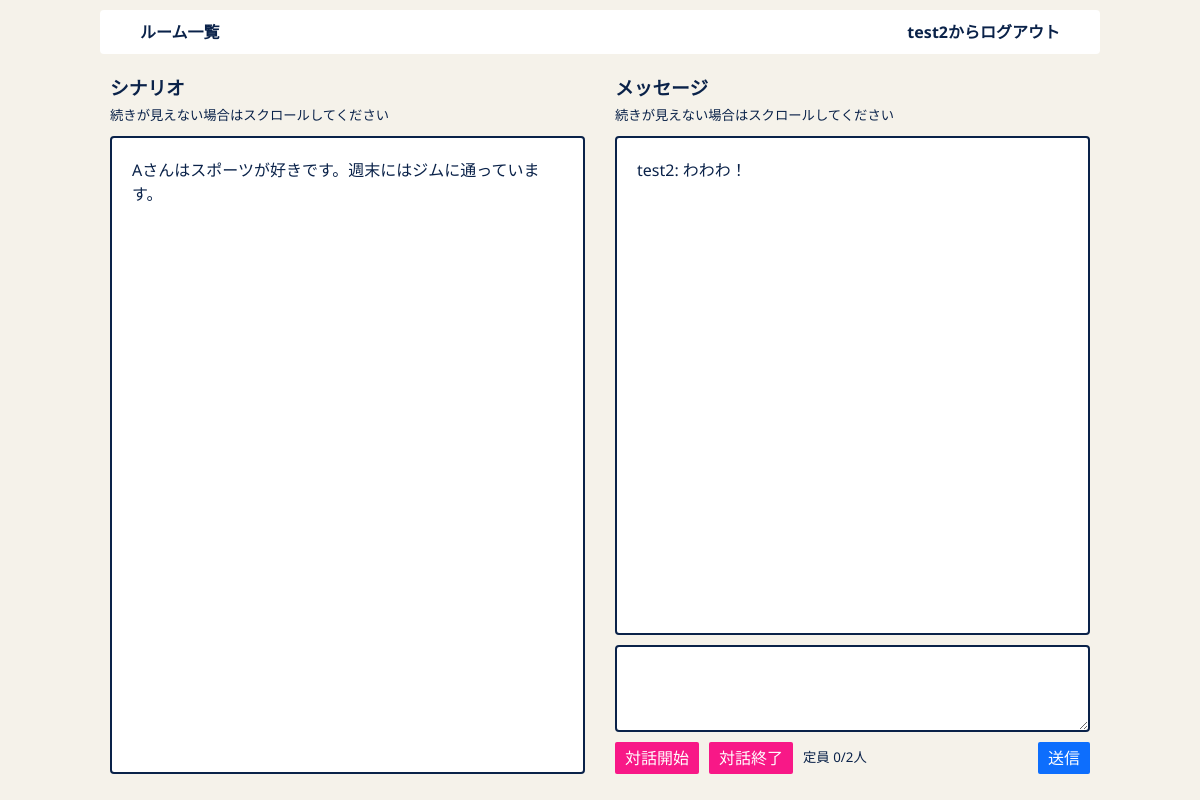
/rooms/d00f358e600040768afb3ec40aff0290 (signed in), run on the app's committed database.
### flaskr/models/user.py (models this page shows, shortened)
class User(db.Model):
    __tablename__ = "users"
    id        = db.Column("id",       db.Integer,     primary_key=True)
    name      = db.Column("name",     db.String(100), nullable=False, unique=True)
    role      = db.Column("role",     db.Enum(Role),  nullable=False,              default=Role.NORMAL)
    _password = db.Column("password", db.String(100), nullable=False)
    messages  = db.relationship("Message", backref="user", lazy=True)
    def _get_password(self):
        return self._password
    def _set_password(self, password):
        password = self.validate_password("password", password)
        if password:
            password = password.strip()
        self._password = generate_password_hash(password)
    password_descriptor = property(_get_password, _set_password)
    password = synonym("_password", descriptor=password_descriptor)
    def __repr__(self):
        return "<User id={self.id} name={self.name!r}>".format(self=self)
    def is_admin(self):
        return self.role == Role.ADMIN

### flaskr/models/scenario.py (models this page shows, shortened)
class Scenario(db.Model):
    __tablename__ = "scenarios"
    id    = db.Column("id",    db.Integer,      primary_key=True)
    title = db.Column("title", db.String(100),  nullable=False,   unique=True)
    text  = db.Column("text",  db.String(5000), nullable=False)

### flaskr/models/message.py (models this page shows, shortened)
class Message(db.Model):
    __tablename__ = "messages"
    id      = db.Column("id",       db.Integer,     primary_key=True)
    text    = db.Column("status",   db.String(100), nullable=False)
    room_id = db.Column("room_id",  db.Integer, db.ForeignKey("rooms.id"), nullable=False)
    user_id = db.Column("user_id",  db.Integer, db.ForeignKey("users.id"), nullable=False)

### flaskr/views/rooms.py (the view)
@bp.route("/<string:hash_id>", methods=["GET"])
@login_required
def show(hash_id):
    user = g.user
    room = fetch_room_from_hash_id(hash_id)
    if room is None:
        abort(404)
    try:
        if user.is_admin():
            scenarios = room.scenarios
        else:
            if room.status == Status.USED:
                abort(404)
            room.include(user)
            scenarios = [room.fetch_scenario_of(user)]
        current_app.logger.info(f"[/rooms/{hash_id}] {user}")
        return render_template("rooms/show.html", room=room, scenarios=scenarios)
    except Exception as error:
        flash(error.args[0])
    return redirect(url_for("rooms.index"))

### flaskr/models/room.py (called while the page is built, shortened)
    def include(self, user):
        if user in self.users:
            return self

    def fetch_scenario_of(self, user):
        if user not in self.users:
            raise Exception("不正な操作です。")
        index = self.users.index(user)
        return self.scenarios[index]

### flaskr/views/__init__.py (called while the page is built)
def login_required(f):
    @wraps(f)
    def decorated_view(*args, **kwargs):
        if g.user is None:
            return redirect(url_for("auth.login", next=request.path))
        return f(*args, **kwargs)
    return decorated_view

def load_user():
    user_id = session.get("user_id")
    if user_id is None:
        g.user = None
    else:
        g.user = User.query.get(user_id)

### flaskr/views/rooms.py (called while the page is built)
def fetch_room_from_hash_id(hash_id):
    room_list = Room.query.filter_by(hash_id=hash_id).all()
    if len(room_list) == 0:
        return None
    return room_list[0]

### flaskr/templates/rooms/show.html (shortened to what this page needs)
{% extends "layout.html" %}
{% block body %}
  <div class="css-flex">
    <div class="scenario_area">
      <div>
        <h3>シナリオ</h3>
        <small>続きが見えない場合はスクロールしてください</small>
      </div>
      <div class="frame">
        {% for scenario in scenarios %}
          <pre>{{ scenario.text }}</pre>
        {% endfor %}
      </div>
    </div>
    <div class="message_area">
      <div>
        <h3>メッセージ</h3>
        <small>続きが見えない場合はスクロールしてください</small>
      </div>
      <div class="frame" id="scrollArea">
        <ol id="messageList" class="css-reset-list">
          {% for message in room.messages %}
          <li>
            <div class="message">
              {{ message.user.name }}: {{ message.text }}
            </div>
          </li>
          {% endfor %}
        </ol>
      </div>
      <div class="message_input_area">
        <form action="" method="" id="form" class="css-flex css-column">
          <textarea type="text" id="text" name="text" class="frame" /></textarea>
          <div class="css-flex css-spacebetween">
            <div class="css-flex css-center">
              <input type="submit" value="対話開始" onclick="startMessage()" class="button danger">
              <input type="submit" value="対話終了" onclick="endMessage()" class="button danger">
              <small>定員 <span id="userList">0</span>/{{ room.scenarios|length }}人</small>
            </div>
            <input type="submit" value="送信" class="button">
          </div>
        </form>
      </div>
    </div>
  </div>
{% endblock %}

### flaskr/templates/layout.html (shortened to what this page needs)
<!DOCTYPE html>
<html lang="ja">
<head>
  <link rel=stylesheet type=text/css href="{{ url_for('static', filename='style.css') }}">
</head>
<body>
<div class="page">
  <nav>
    <ol class="global_nav css-reset-list">
      {% if session.user_id %}
        {% if g.user.is_admin() %}
          <li><a href="{{ url_for('scenarios.index') }}" class="css-reset-a">シナリオ一覧</a></li>
          <li><a href="{{ url_for('rooms.index') }}" class="css-reset-a">ルーム一覧</a></li>
          <li><a href="{{ url_for('users.index') }}" class="css-reset-a">ユーザ一覧</a></li>
        {% else %}
          <li><a href="{{ url_for('rooms.index') }}" class="css-reset-a">ルーム一覧</a></li>
        {% endif %}
        <li><a href="{{ url_for('auth.logout') }}" class="css-reset-a">{{ g.user.name }}からログアウト</a></li>
      {% else %}
        <li><a href="{{ url_for('auth.login') }}" class="css-reset-a">ログイン</a></li>
        <li><a href="{{ url_for('users.create') }}" class="css-reset-a">ユーザ新規登録</a></li>
      {% endif %}
    </ol>
  </nav>
  <main>
  {% block body %}{% endblock %}
  </main>
</div>
</body>
</html>

### flaskr/static/style.css (style rules this page uses)
:root { --color--white: #ffffff; --color--black: #333333; --color--khaki-light: #f5f2ea; --color--blue: #0d6efd; --color--blue-dark: #064bb1; --color--red: #ff394c; --color--red-dark: #c32b3a; --color--pink: #f81887; --color--pink-dark: #c5106a; --color--orange: #ff7622; --color--yellow: #ffd700; --color--yellow-dark: #dcba03; --color--green: #5fbb28; --color--green-dark: #478d1d; --color--cyan: #20bfff; --color--navy: #0a2249; --color--navy-light: #93a4bf; --color--navy-dark: #020f25; --color--black-alpha: #3333332F; --color--yellow-alpha: #ffc1072F; --color--cyan-alpha: #0dcaf02F; --font--default: "Noto Sans", sans-serif; }
body { min-height: auto; font-family: var(--font--default); color: var(--color--navy); background: var(--color--khaki-light); }
pre { font-family: var(--font--default); margin: 0; white-space: pre-wrap; }
.button { -webkit-appearance: button; -moz-appearance: button; appearance: button; text-decoration: none; color: initial; cursor: pointer; padding: 4px 10px; background: var(--color--blue); border: 0; border-radius: 2px; color: var(--color--white); }
.button.danger { background: var(--color--pink); }
.frame { border: 2px solid var(--color--navy); border-radius: 4px; padding: 20px; background: var(--color--white); overflow: scroll; }
.css-flex { display: flex; gap: 10px; }
.css-flex.css-spacebetween { justify-content: space-between; }
.css-flex.css-column { flex-direction: column; }
.css-flex.css-center { justify-content: center; align-items: center; }
.css-flex.css-spacebetween { justify-content: space-between; align-items: center; }
.css-reset-list { margin: 0; padding: 0; list-style: none; }
.css-reset-a { text-decoration: none; color: inherit; }
.page { max-width: 1000px; margin: 0 auto; }
.global_nav { width: 100%; display: flex; justify-content: space-between; margin: 10px auto; padding: 10px 40px; background: var(--color--white); border-radius: 4px; }
.global_nav a { font-weight: bold; }
main { padding: 10px 0; }
.scenario_area, .message_area { flex: 1; padding: 0 10px; height: calc(100vh - 100px); display: grid; grid-template-rows: auto 1fr; gap: 10px; }
.message_input_area textarea { padding: 10px 20px; }

### data on the page
User: user.name "test2"
Scenario: text "Aさんはスポーツが好きです。週末にはジムに通っています。"
Message: user.name "test2", text "わわわ！"

### other printed values
{{ room.scenarios|length }} "2"
